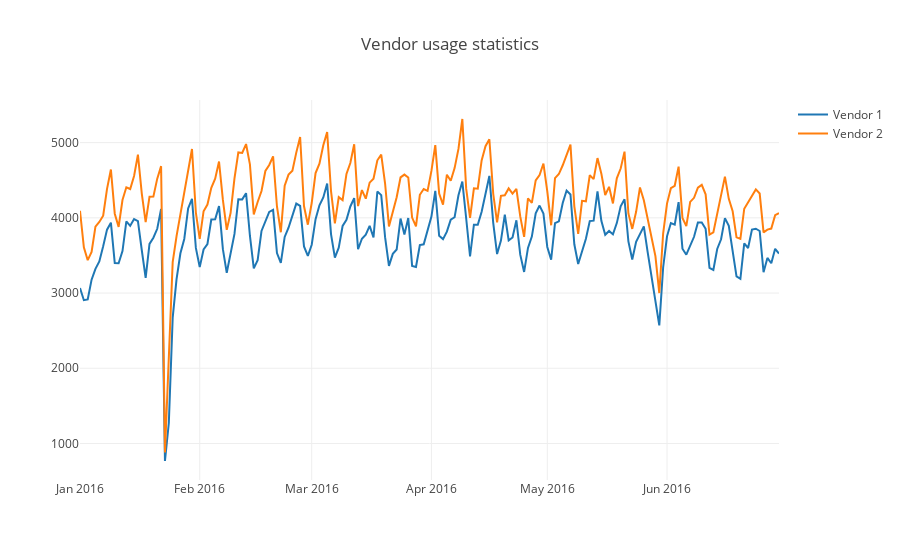

Notebook code cell kept with this figure:
### Code cell
from plotly.offline import init_notebook_mode, iplot
import plotly
import plotly.graph_objs as go
init_notebook_mode(connected=True)
#res_p.plot()
trace0 = go.Scatter(
    x=res_p.index,
    y=res_p[1],
    name='Vendor 1'
)

trace1 = go.Scatter(
    x=res_p.index,
    y=res_p[2],
    name='Vendor 2'
)

data_fig = [trace0, trace1]
layout = {'title': 'Vendor usage statistics'}

fig = go.Figure(data=data_fig, layout=layout)

iplot(fig, show_link=False)

### Figure 1 — Plotly figure (JSON) as saved in the notebook; plotly's stock layout.template omitted (floating-point values rounded to 4 significant figures; data arrays with more than 128 entries replaced by an {"elided": "..."} marker saying what was removed)
{"data": [{"name": "Vendor 1", "type": "scatter", "uid": "2825f3d0-d33f-11e8-9a53-90e6ba19a70c", "x": {"elided": "182 str values"}, "y": {"elided": "182 int values"}}, {"name": "Vendor 2", "type": "scatter", "uid": "2825f3d1-d33f-11e8-9a53-90e6ba19a70c", "x": {"elided": "182 str values"}, "y": {"elided": "182 int values"}}], "layout": {"title": "Vendor usage statistics"}}
